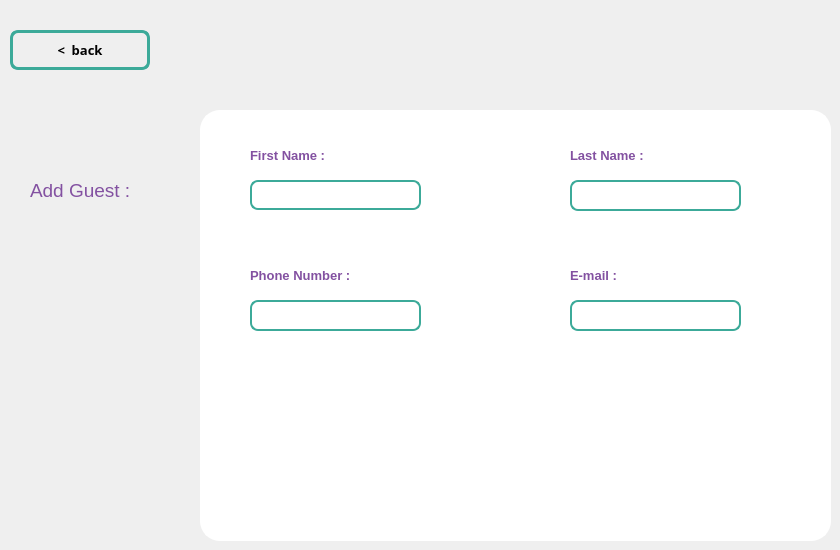
    <widget class="QWidget" name="add_guest_2">
     <widget class="QGroupBox" name="groupBox_7">
      <property name="geometry">
       <rect>
        <x>200</x>
        <y>110</y>
        <width>631</width>
        <height>431</height>
       </rect>
      </property>
      <property name="font">
       <font>
        <pointsize>15</pointsize>
       </font>
      </property>
      <property name="styleSheet">
       <string notr="true">QGroupBox{
	border: 2px solid rgb(255,255,255);
	border-radius: 20px;
	background-color: #FFF;
}



</string>
      </property>
      <property name="title">
       <string/>
      </property>
      <widget class="QPushButton" name="add_guest_3">
       <property name="geometry">
        <rect>
         <x>330</x>
         <y>320</y>
         <width>111</width>
         <height>31</height>
        </rect>
       </property>
       <property name="styleSheet">
        <string notr="true">#add_guest_3 {
background-color: transparent;
border-image: url(:add.png);
background: none;
border: none;
background-repeat: none;
}
#add_guest_3:pressed
{
   border-image: url(:add.png);
}</string>
       </property>
       <property name="text">
        <string/>
       </property>
      </widget>
      <widget class="QPushButton" name="cancel_3">
       <property name="geometry">
        <rect>
         <x>160</x>
         <y>320</y>
         <width>111</width>
         <height>31</height>
        </rect>
       </property>
       <property name="styleSheet">
        <string notr="true">#cancel_3 {
background-color: transparent;
border-image: url(:cancel.png);
background: none;
border: none;
background-repeat: none;
}
#cancel_3:pressed
{
   border-image: url(:cancel.png);
}</string>
       </property>
       <property name="text">
        <string/>
       </property>
      </widget>
      <widget class="QLineEdit" name="name_guest">
       <property name="geometry">
        <rect>
         <x>50</x>
         <y>70</y>
         <width>171</width>
         <height>30</height>
        </rect>
       </property>
       <property name="styleSheet">
        <string notr="true">QLineEdit{
	border: 2px solid rgb(60,170,153);
	border-radius: 8px;
}

QLineEdit:hover{
	border: 2px solid rgb(60,170,153);
}

QLineEdit:focused{
	border: 2px solid rgb(60,170,153);
}</string>
       </property>
      </widget>
      <widget class="QLineEdit" name="last_name_guest">
       <property name="geometry">
        <rect>
         <x>370</x>
         <y>70</y>
         <width>171</width>
         <height>31</height>
        </rect>
       </property>
       <property name="styleSheet">
        <string notr="true">QLineEdit{
	border: 2px solid rgb(60,170,153);
	border-radius: 8px;
}

QLineEdit:hover{
	border: 2px solid rgb(60,170,153);
}

QLineEdit:focused{
	border: 2px solid rgb(60,170,153);
}</string>
       </property>
      </widget>
      <widget class="QLineEdit" name="Phone_number_guest">
       <property name="geometry">
        <rect>
         <x>50</x>
         <y>190</y>
         <width>171</width>
         <height>31</height>
        </rect>
       </property>
       <property name="styleSheet">
        <string notr="true">QLineEdit{
	border: 2px solid rgb(60,170,153);
	border-radius: 8px;
}

QLineEdit:hover{
	border: 2px solid rgb(60,170,153);
}

QLineEdit:focused{
	border: 2px solid rgb(60,170,153);
}</string>
       </property>
      </widget>
      <widget class="QLineEdit" name="Email_guest">
       <property name="geometry">
        <rect>
         <x>370</x>
         <y>190</y>
         <width>171</width>
         <height>31</height>
        </rect>
       </property>
       <property name="styleSheet">
        <string notr="true">QLineEdit{
	border: 2px solid rgb(60,170,153);
	border-radius: 8px;
}

QLineEdit:hover{
	border: 2px solid rgb(60,170,153);
}

QLineEdit:focused{
	border: 2px solid rgb(60,170,153);
}</string>
       </property>
      </widget>
      <widget class="QLabel" name="label_19">
       <property name="geometry">
        <rect>
         <x>50</x>
         <y>30</y>
         <width>138</width>
         <height>31</height>
        </rect>
       </property>
       <property name="font">
        <font>
         <pointsize>10</pointsize>
         <weight>75</weight>
         <bold>true</bold>
        </font>
       </property>
       <property name="text">
        <string>&lt;html&gt;&lt;head/&gt;&lt;body&gt;&lt;p&gt;&lt;span style=&quot; color:#8351a1;&quot;&gt;First Name :&lt;/span&gt;&lt;/p&gt;&lt;/body&gt;&lt;/html&gt;</string>
       </property>
      </widget>
      <widget class="QLabel" name="label_20">
       <property name="geometry">
        <rect>
         <x>370</x>
         <y>30</y>
         <width>138</width>
         <height>31</height>
        </rect>
       </property>
       <property name="font">
        <font>
         <pointsize>10</pointsize>
         <weight>75</weight>
         <bold>true</bold>
        </font>
       </property>
       <property name="text">
        <string>&lt;html&gt;&lt;head/&gt;&lt;body&gt;&lt;p&gt;&lt;span style=&quot; color:#8351a1;&quot;&gt;Last Name :&lt;/span&gt;&lt;/p&gt;&lt;/body&gt;&lt;/html&gt;</string>
       </property>
      </widget>
      <widget class="QLabel" name="label_21">
       <property name="geometry">
        <rect>
         <x>50</x>
         <y>150</y>
         <width>138</width>
         <height>31</height>
        </rect>
       </property>
       <property name="font">
        <font>
         <pointsize>10</pointsize>
         <weight>75</weight>
         <bold>true</bold>
        </font>
       </property>
       <property name="text">
        <string>&lt;html&gt;&lt;head/&gt;&lt;body&gt;&lt;p&gt;&lt;span style=&quot; color:#8351a1;&quot;&gt;Phone Number :&lt;/span&gt;&lt;/p&gt;&lt;/body&gt;&lt;/html&gt;</string>
       </property>
      </widget>
      <widget class="QLabel" name="label_22">
       <property name="geometry">
        <rect>
         <x>370</x>
         <y>150</y>
         <width>138</width>
         <height>31</height>
        </rect>
       </property>
       <property name="font">
        <font>
         <pointsize>10</pointsize>
         <weight>75</weight>
         <bold>true</bold>
        </font>
       </property>
       <property name="text">
        <string>&lt;html&gt;&lt;head/&gt;&lt;body&gt;&lt;p&gt;&lt;span style=&quot; color:#8351a1;&quot;&gt;E-mail :&lt;/span&gt;&lt;/p&gt;&lt;/body&gt;&lt;/html&gt;</string>
       </property>
      </widget>
     </widget>
     <widget class="QPushButton" name="pushButton_7">
      <property name="geometry">
       <rect>
        <x>10</x>
        <y>30</y>
        <width>140</width>
        <height>40</height>
       </rect>
      </property>
      <property name="font">
       <font>
        <family>Old Antic Bold</family>
        <pointsize>10</pointsize>
        <weight>75</weight>
        <italic>false</italic>
        <bold>true</bold>
        <underline>false</underline>
       </font>
      </property>
      <property name="styleSheet">
       <string notr="true">QPushButton{
	border: 3px solid rgb(60,170,153);
	border-radius: 8px;


}

QPushButton:hover{
	border: 3px solid rgb(60,170,153);
}

QPushButton:focused{
	border: 3px solid rgb(60,170,153);
	color: #A0A0A0;
}</string>
      </property>
      <property name="text">
       <string>&lt;  back</string>
      </property>
     </widget>
     <widget class="QLabel" name="label_23">
      <property name="geometry">
       <rect>
        <x>30</x>
        <y>170</y>
        <width>101</width>
        <height>41</height>
       </rect>
      </property>
      <property name="font">
       <font>
        <pointsize>14</pointsize>
       </font>
      </property>
      <property name="styleSheet">
       <string notr="true">QLabel {
 color : rgb (139,86,163);
}</string>
      </property>
      <property name="text">
       <string>&lt;html&gt;&lt;head/&gt;&lt;body&gt;&lt;p&gt;&lt;span style=&quot; color:#8351a1;&quot;&gt;Add Guest :&lt;/span&gt;&lt;/p&gt;&lt;/body&gt;&lt;/html&gt;</string>
      </property>
     </widget>
    </widget>
